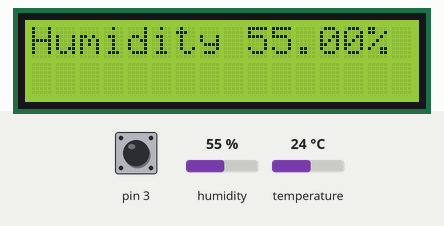
Bench run of a sketch on a simulated Arduino Uno, built with avr-gcc and run on an emulated ATmega328P. On the bench: 16×2 character LCD. The test bench sets the inputs (shaded band); at power-on: pin 3 HIGH, temperature 24 °C, humidity 55 %. What the sketch prints to the serial monitor is not drawn.

Above: at 1.6 s.
1.7 s: pin 3 pulled LOW for 0.15 s
At 2.9 s:
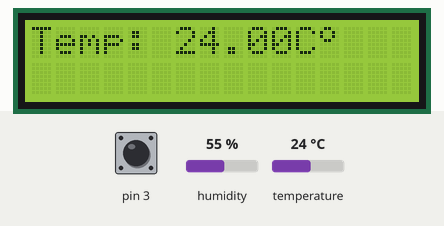
3.3 s: pin 3 pulled LOW for 1 s
At 3.7 s:
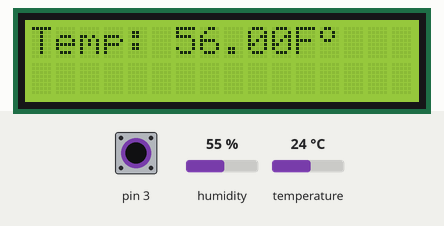
5.8 s: temperature set to 1 °C
At 6.4 s:
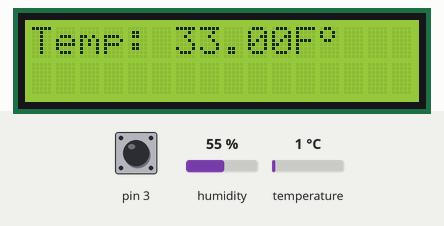
7.3 s: temperature set to 12 °C
At 8.5 s:
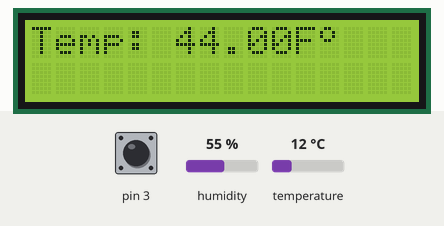
8.8 s: temperature set to 19 °C
At 9.1 s:
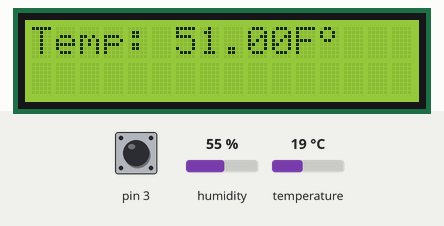
10.3 s: pin 3 pulled LOW for 3.2 s
At 11.4 s:
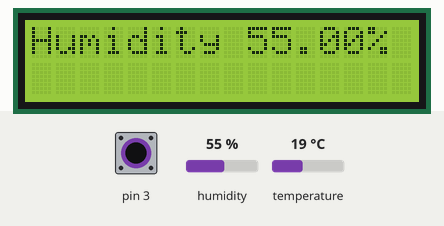
Timing chart, 0 to 13.3 s (numbered marks = the images above; inputs shaded):
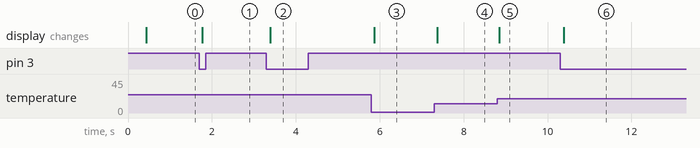

The sketch:

DHT_11_On_LCD_with_PB.ino
```cpp
// The goal of this code was to become familiar with the function of multiple refreshing
// screens controlled by a momentary push button.
//With this we also continued to cbecome more effiecent with both the DHT11 amd Libraries


// DHT Temperature & Humidity Sensor
// Unified Sensor Library Example
// Written by Tony DiCola for Adafruit Industries
// Released under an MIT license.

// REQUIRES the following Arduino libraries:
// - DHT Sensor Library: https://github.com/adafruit/DHT-sensor-library
// - Adafruit Unified Sensor Lib: https://github.com/adafruit/Adafruit_Sensor
#include <afstandssensor.h>

#include <Adafruit_Sensor.h>
#include <DHT.h>
#include <DHT_U.h>
#include <LiquidCrystal.h>
#define DHTPIN 2     // Digital pin connected to the DHT sensor
// Feather HUZZAH ESP8266 note: use pins 3, 4, 5, 12, 13 or 14 --
// Pin 15 can work but DHT must be disconnected during program upload.

// Uncomment the type of sensor in use:
//#define DHTTYPE    DHT11     // DHT 11
#define DHTTYPE    DHT11     // DHT 22 (AM2302)
//#define DHTTYPE    DHT21     // DHT 21 (AM2301)

// See guide for details on sensor wiring and usage:
//   https://learn.adafruit.com/dht/overview

DHT_Unified dht(DHTPIN, DHTTYPE);
AfstandsSensor afstandssensor(6, 5);

uint32_t delayMS;


// initialize the library with the numbers of the interface pins
LiquidCrystal lcd(7, 8, 9, 10, 11, 12);
// create our custom character
byte customChar[8] = {
	0b01100,
	0b10010,
	0b10010,
	0b01100,
	0b00000,
	0b00000,
	0b00000,
	0b00000
};
//write the variables for the push button
int PBState = LOW;
int lastButtonState;
int currentButtonState;


void setup() {
lcd.createChar(0,customChar);
  Serial.begin(9600);
  // Initialize device.
  dht.begin();
  Serial.println(F("DHTxx Unified Sensor Example"));
  // Print temperature sensor details.
  sensor_t sensor;
  dht.temperature().getSensor(&sensor);
  Serial.println(F("------------------------------------"));
  Serial.println(F("Temperature Sensor"));
  Serial.print  (F("Sensor Type: ")); Serial.println(sensor.name);
  Serial.print  (F("Driver Ver:  ")); Serial.println(sensor.version);
  Serial.print  (F("Unique ID:   ")); Serial.println(sensor.sensor_id);
  Serial.print  (F("Max Value:   ")); Serial.print(sensor.max_value); Serial.println(F("°C"));
  Serial.print  (F("Min Value:   ")); Serial.print(sensor.min_value); Serial.println(F("°C"));
  Serial.print  (F("Resolution:  ")); Serial.print(sensor.resolution); Serial.println(F("°C"));
  Serial.println(F("------------------------------------"));
  // Print humidity sensor details.
  dht.humidity().getSensor(&sensor);
  Serial.println(F("Humidity Sensor"));
  Serial.print  (F("Sensor Type: ")); Serial.println(sensor.name);
  Serial.print  (F("Driver Ver:  ")); Serial.println(sensor.version);
  Serial.print  (F("Unique ID:   ")); Serial.println(sensor.sensor_id);
  Serial.print  (F("Max Value:   ")); Serial.print(sensor.max_value); Serial.println(F("%"));
  Serial.print  (F("Min Value:   ")); Serial.print(sensor.min_value); Serial.println(F("%"));
  Serial.print  (F("Resolution:  ")); Serial.print(sensor.resolution); Serial.println(F("%"));
  Serial.println(F("------------------------------------"));
  // Set delay between sensor readings based on sensor details.
  delayMS = sensor.min_delay / 1000;
  // set up the LCD's number of columns and rows:
  lcd.begin(16, 2);
  // Print a message to the LCD.
pinMode(3, INPUT_PULLUP);
currentButtonState = digitalRead(3);
}

void loop() {
  // creates the varible to hold the count of what screen we are on
lastButtonState    = currentButtonState;      // save the last state
currentButtonState = digitalRead(3);
  // Get temperature event and print its value.
if(lastButtonState == 1 && currentButtonState == 0) {
// every time the button is pushed increace PBState by 1
    PBState = PBState + 1;
if (PBState>2){
  // restart the counter everytime is goes above 2
  PBState = 0;
}

  }

  sensors_event_t event;
  dht.temperature().getEvent(&event);
  float temp = event.temperature;
  if (isnan(event.temperature)) {
    Serial.println(F("Error reading temperature!"));
  }
  else {
    Serial.print(F("Temperature: "));
    Serial.print(event.temperature);
    Serial.print(F("°C"));
    Serial.print(F("\t"));
  }
  // Get humidity event and print its value.
  dht.humidity().getEvent(&event);
  if (isnan(event.relative_humidity)) {
    Serial.println(F("Error reading humidity!"));
  }
  else {
    Serial.print(F("Humidity: "));
    Serial.print(event.relative_humidity);
    Serial.print(F("%"));
    Serial.print(F("\t"));
  }
Serial.println(PBState);
  lcd.setCursor(0, 0);
if (PBState == 0){
  //if the push button has not yet been pressed then the LCD will clear and then display the humidity
lcd.clear();
lcd.setCursor(0,0);
lcd.print("Humidity ");
lcd.print(event.relative_humidity);
lcd.print("%");
}
if (PBState==1){
  //If the push button is pressed once the LCD will clear and display the temprature in celcius
lcd.clear();
lcd.print("Temp: ");
lcd.print(temp);
lcd.print("C");
lcd.write(byte(0));
}
if(PBState==2){
  // If the Push button is pressed twice it will display the temprature in fehrinheit
lcd.clear();
float tempf = ((9/5)*temp)+32;
lcd.print("Temp: ");
lcd.print(tempf);
lcd.print("F");
lcd.write(byte(0));
}


}
```

Measured:
- after the input at 1.7 s, the display: changes after 0.07 s (image 1)
- after the input at 3.3 s, the display: changes after 0.08 s (image 2)
- after the input at 5.8 s, the display: changes after 0.07 s (image 3)
- after the input at 7.3 s, the display: changes after 0.07 s (image 4)
- after the input at 8.8 s, the display: changes after 0.05 s (image 5)
- after the input at 10.3 s, the display: changes after 0.08 s (image 6)
